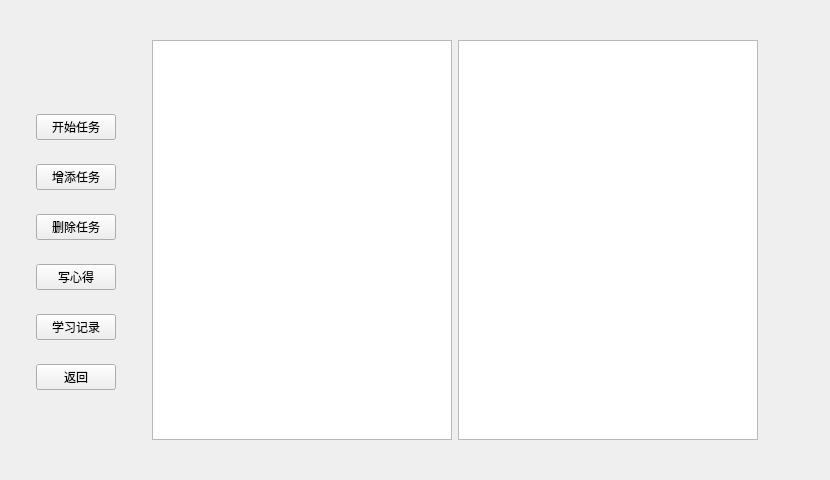
<?xml version="1.0" encoding="UTF-8"?>
<ui version="4.0">
 <class>TodayInterface</class>
 <widget class="QWidget" name="TodayInterface">
  <property name="geometry">
   <rect>
    <x>0</x>
    <y>0</y>
    <width>830</width>
    <height>480</height>
   </rect>
  </property>
  <property name="minimumSize">
   <size>
    <width>0</width>
    <height>0</height>
   </size>
  </property>
  <property name="maximumSize">
   <size>
    <width>16777215</width>
    <height>16777215</height>
   </size>
  </property>
  <property name="windowTitle">
   <string>TodayInterface</string>
  </property>
  <property name="layoutDirection">
   <enum>Qt::LeftToRight</enum>
  </property>
  <layout class="QHBoxLayout" name="horizontalLayout_2">
   <item>
    <layout class="QFormLayout" name="formLayout">
     <item row="0" column="0">
      <layout class="QHBoxLayout" name="horizontalLayout">
       <property name="leftMargin">
        <number>0</number>
       </property>
       <item>
        <layout class="QVBoxLayout" name="verticalLayout">
         <property name="spacing">
          <number>0</number>
         </property>
         <property name="leftMargin">
          <number>25</number>
         </property>
         <property name="topMargin">
          <number>50</number>
         </property>
         <property name="rightMargin">
          <number>30</number>
         </property>
         <property name="bottomMargin">
          <number>20</number>
         </property>
         <item>
          <widget class="QPushButton" name="startTask_Button">
           <property name="text">
            <string>开始任务</string>
           </property>
          </widget>
         </item>
         <item>
          <widget class="QPushButton" name="addTask_Button">
           <property name="text">
            <string>增添任务</string>
           </property>
          </widget>
         </item>
         <item>
          <widget class="QPushButton" name="deleteTask_Button">
           <property name="text">
            <string>删除任务</string>
           </property>
          </widget>
         </item>
         <item>
          <widget class="QPushButton" name="editThought_Button">
           <property name="text">
            <string>写心得</string>
           </property>
          </widget>
         </item>
         <item>
          <widget class="QPushButton" name="studyRecord_Button">
           <property name="font">
            <font>
             <family>Agency FB</family>
            </font>
           </property>
           <property name="text">
            <string>学习记录</string>
           </property>
          </widget>
         </item>
         <item>
          <widget class="QPushButton" name="return_Button">
           <property name="text">
            <string>返回</string>
           </property>
          </widget>
         </item>
        </layout>
       </item>
       <item>
        <widget class="QTreeWidget" name="treeWidget_1">
         <property name="minimumSize">
          <size>
           <width>300</width>
           <height>400</height>
          </size>
         </property>
         <property name="maximumSize">
          <size>
           <width>300</width>
           <height>400</height>
          </size>
         </property>
         <property name="columnCount">
          <number>0</number>
         </property>
        </widget>
       </item>
       <item>
        <widget class="QTreeWidget" name="treeWidget_2">
         <property name="minimumSize">
          <size>
           <width>300</width>
           <height>400</height>
          </size>
         </property>
         <property name="maximumSize">
          <size>
           <width>300</width>
           <height>400</height>
          </size>
         </property>
         <property name="columnCount">
          <number>0</number>
         </property>
        </widget>
       </item>
      </layout>
     </item>
    </layout>
   </item>
  </layout>
 </widget>
 <resources/>
 <connections/>
</ui>
